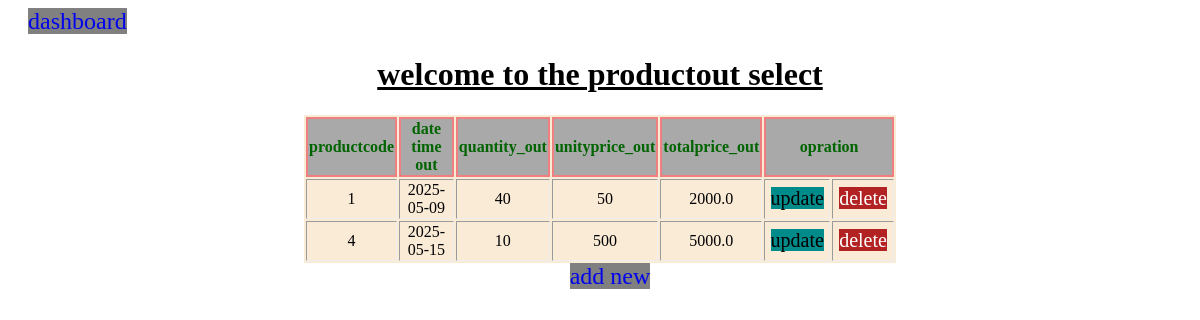
Page /productoutselect.php on the committed database.
### tables this page shows
CREATE TABLE `productout` (
  `productCode` int(100) NOT NULL,
  `Dateout` date NOT NULL,
  `Quantity_out` varchar(100) NOT NULL,
  `Unitprice_out` varchar(100) NOT NULL,
  `Totalprice_out` varchar(100) NOT NULL
);

### productoutselect.php (the view, shortened to what this page needs)
<!DOCTYPE html>
<html>
<head>
</head>
<body>
<a href="index.php" class="dash">dashboard</a>
	<center>
        <h1><u>welcome to the productout select</u></h1>
	<table border="1">
	<tr>
		<th>productcode</th>
		<th>date time out</th>
		<th>quantity_out</th>
		<th>unityprice_out</th>
		<th>totalprice_out</th>
		<th colspan="2">opration</th>
	</tr>
	<?php
	include("connection.php");
	$sql="select * from productout" ;
	$query=mysqli_query($conn,$sql);
	while($fetch=mysqli_fetch_array($query)){
		?>
		<tr>
			<td><?php echo $fetch['productCode'];?></td>
			<td><?php echo $fetch['Dateout'];?></td>
			<td><?php echo $fetch['Quantity_out'];?></td>
			<td><?php echo $fetch['Unitprice_out'];?></td>
			<td><?php echo $fetch['Totalprice_out'];?></td>
			<td><a  class='update'href="productoutupdate.php?productCode=<?php echo $fetch['productCode'];?>">update</a></td>
			<td><a class='delete' href="productoutdelete.php?productCode=<?php echo $fetch['productCode'];?>">delete</a></td>
		</tr>
	<?php
	}
	?>
	</table>
	<a href="productout_form.php" class="dash">add new</a>
	</center>
</body>
</html>

### productoutselect.php (style rules this page uses)
table { text-align: center; width: 50%; border: blue; }
th { color: darkgreen; width: 40px; border: 2px lightcoral solid; }
a { background-color: firebrick; text-decoration: none; border: steelblue; }
.update { color: black; background-color: darkcyan; font-size: 20px; }
.delete { color: white; font-size: 20px; }
.dash { width: 90px; font-weight: 100; background-color: gray; margin-left: 20px; font-size: x-large; }
table { background-color: antiquewhite; width: 50%; border: 4px; }
th { background-color: darkgray; }
td { width: 80px; }

### rows in the picture
productout: productCode "1", Dateout "2025-05-09", Quantity_out "40", Unitprice_out "50", Totalprice_out "2000.0"
productout: productCode "4", Dateout "2025-05-15", Quantity_out "10", Unitprice_out "500", Totalprice_out "5000.0"
